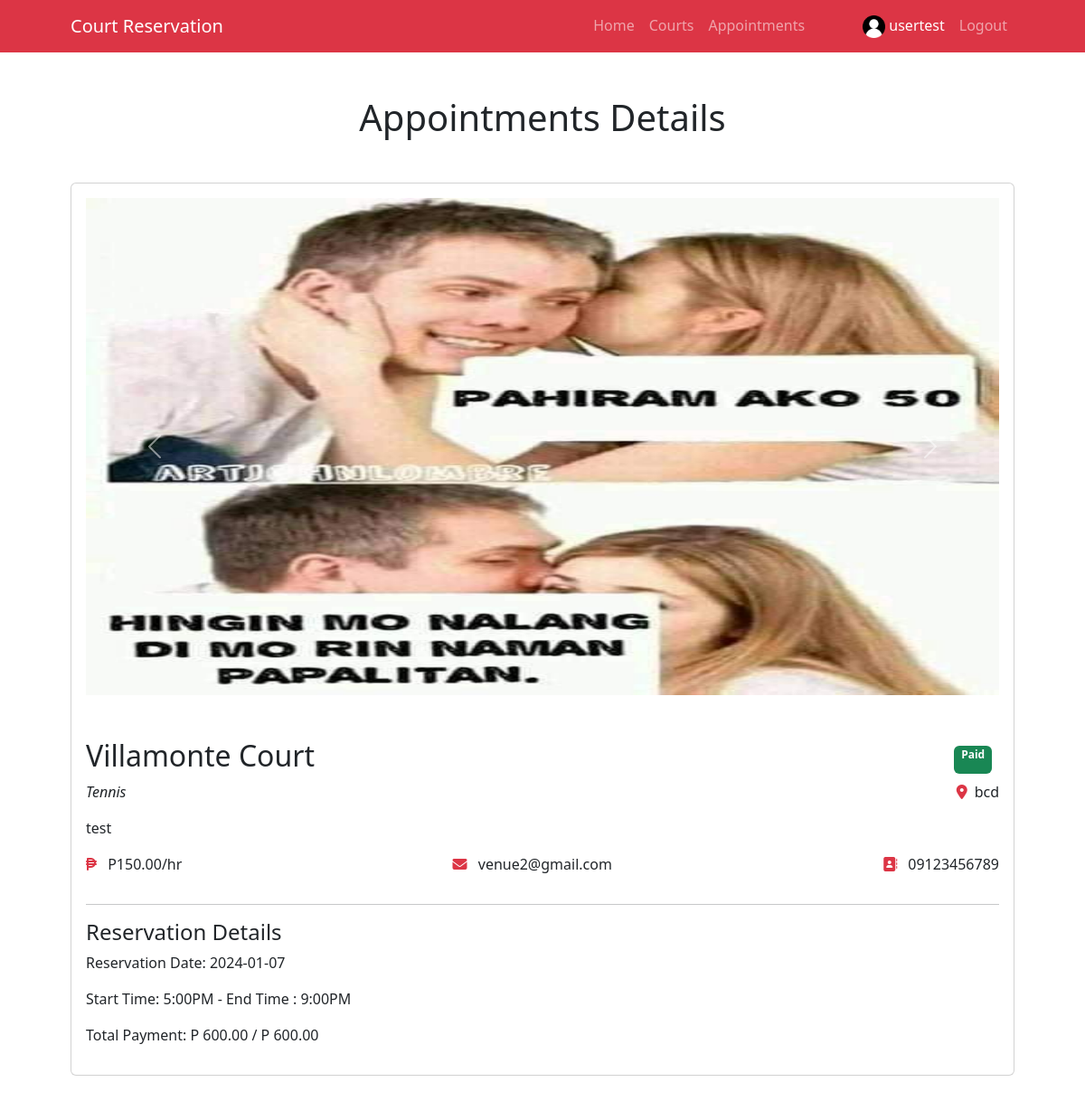
Page /user/appointmentDetails.php?courtId=4&courtReservationId=16&userId=4 (signed in) on the committed database.
### tables this page shows
CREATE TABLE `tbl_image_uploaded` (
  `imageUploadedId` int(10) NOT NULL,
  `userId` int(10) NOT NULL,
  `id` int(10) NOT NULL,
  `filename` varchar(555) NOT NULL,
  `isActive` tinyint(1) NOT NULL DEFAULT 1,
  `dateAdded` datetime NOT NULL DEFAULT current_timestamp()
);

CREATE TABLE `tbl_date_and_time` (
  `dateAndTimeId` int(12) NOT NULL,
  `courtId` int(12) NOT NULL,
  `courtReservationId` int(12) NOT NULL,
  `date` date NOT NULL,
  `time` varchar(500) NOT NULL,
  `isActive` int(11) NOT NULL DEFAULT 1,
  `dateAdded` datetime NOT NULL DEFAULT current_timestamp()
);

CREATE TABLE `tbl_court` (
  `courtId` int(10) NOT NULL,
  `userId` int(10) NOT NULL,
  `courtName` varchar(50) NOT NULL,
  `courtDetails` varchar(500) NOT NULL,
  `courtRates` varchar(500) NOT NULL,
  `courtType` varchar(55) NOT NULL,
  `courtLocation` varchar(50) NOT NULL,
  `courtContact` varchar(20) NOT NULL,
  `courtEmail` varchar(50) NOT NULL,
  `isActive` tinyint(1) NOT NULL DEFAULT 1,
  `dateAdded` datetime NOT NULL DEFAULT current_timestamp()
);

CREATE TABLE `tbl_court_reservation` (
  `courtReservationId` int(10) NOT NULL,
  `courtId` int(10) NOT NULL,
  `userId` int(10) NOT NULL,
  `payment` varchar(55) NOT NULL DEFAULT '0',
  `totalPayment` varchar(255) NOT NULL,
  `status` varchar(555) NOT NULL,
  `isActive` tinyint(1) NOT NULL DEFAULT 1,
  `dateAdded` datetime NOT NULL DEFAULT current_timestamp()
);

### user/appointmentDetails.php (the view, shortened to what this page needs)
<?php include "includes/header.php" ?>
<div class="row gx-4 gx-lg-5 align-items-center my-5">
	<h1 class="text-center mb-5">Appointments Details</h1>
	<?php
	$courtId = $_GET['courtId'];
	$courtReservationId = $_GET['courtReservationId'];
	$userId = $_GET['userId'];
	$sql = "SELECT
			    *,
			    DATE_FORMAT(MIN(STR_TO_DATE(SUBSTRING_INDEX(tdat.time, '-', 1), '%l:%i%p')), '%l:%i%p') AS start_time,
			    DATE_FORMAT(MAX(STR_TO_DATE(SUBSTRING_INDEX(tdat.time, '-', -1), '%l:%i%p')), '%l:%i%p') AS end_time
			FROM
			    tbl_court_reservation tcr
			    JOIN tbl_court tc ON tcr.courtId = tc.courtId
			    JOIN tbl_date_and_time tdat ON tcr.courtReservationId = tdat.courtReservationId
			WHERE
			    tcr.userId = '$userId'
			AND tcr.courtReservationId = '$courtReservationId'
			    ";
	$query = mysqli_query ($connect, $sql);
	$fetch = $query->fetch_assoc();
	$totalPayment = $fetch['totalPayment']*1;
	$payment = $fetch['payment']*1;
		?>
		<div class="col-md-12 mb-5 ">
                        <div class="card h-100">
                            <div class="card-body">
                            	<div id="carouselExampleInterval" class="carousel slide col-lg-12 mb-5" data-bs-ride="carousel">
								    <div class="carousel-inner">
								        <?php
								        $getImages = "SELECT * FROM tbl_image_uploaded where isActive = 1 and id = '$courtId' ";
								        $queryGetImages = mysqli_query($connect, $getImages);
								        $firstItem = true;
								        while($row = $queryGetImages->fetch_assoc()) {
								            $activeClass = $firstItem ? 'active' : '';
								        ?>
								            <div class="carousel-item <?= $activeClass ?>" data-bs-interval="10000">
								                <img src="../admin/uploaded_pics/<?= $row['filename'] ?>" class="d-block w-100" alt="..." height="550">
								            </div>
								        <?php
								            $firstItem = false;
								        }
								        ?>
								    </div>
								    <button class="carousel-control-prev" type="button" data-bs-target="#carouselExampleInterval" data-bs-slide="prev">
								        <span class="carousel-control-prev-icon" aria-hidden="true"></span>
								    </button>
								    <button class="carousel-control-next" type="button" data-bs-target="#carouselExampleInterval" data-bs-slide="next">
								        <span class="carousel-control-next-icon" aria-hidden="true"></span>
								    </button>
								</div>
                            	<div class="d-flex justify-content-between">
								<h2 class="card-title"><?=$fetch['courtName']?></h2>
                            		 <?php
		                            if ($payment == 0) { ?>
		                              <span class='badge bg-danger  my-2 mx-2 '>Not Paid</span>
		                           <?php }else if ($totalPayment == $payment){ ?>
		                              <span class='badge bg-success  my-2 mx-2'>Paid</span>
		                            <?php }else if($totalPayment > $payment && $payment != 0){ ?>
		                                <span class='badge bg-warning text-white mx-2 my-2'>Partial</span>
		                            <?php } ?>
                            	</div>
                                <div class="d-flex justify-content-between">
                                     <p class="card-text"><i><?=$fetch['courtType']?></i></p>
                                     <p class="card-text"><i class="fa-sharp fa-solid fa-location-dot me-2" style="color: #dc3545;"></i><?=$fetch['courtLocation']?></p>
                                </div>
                                <p class="card-text"><?=$fetch['courtDetails']?></p>
                                <div class="d-flex justify-content-between">
                                	<p><i class="fa-solid fa-peso-sign me-2" style="color: #dc3545;"></i> P<?=$fetch['courtRates']?>.00/hr</p>
	                                <p><i class="fa-solid fa-envelope me-2" style="color: #dc3545;"></i> <?=$fetch['courtEmail']?> </p>
	                                <p><i class="fa-solid fa-address-book me-2" style="color: #dc3545;"></i> <?=$fetch['courtContact']?> </p>
                                </div>
                                <hr>
                                <h4>Reservation Details</h4>
                                <div>
                                	<p>Reservation Date:  <?=$fetch['date']?></p>
	                                <p> Start Time: <?php echo $fetch['start_time'] ?> - End Time : <?php echo $fetch['end_time'] ?> </p>
	                                <p>Total Payment: P <?=$fetch['payment']?>.00 / P <?=$fetch['totalPayment']?>.00</p>
                                </div>
                            </div>
                        </div>
                 </div>
</div>
<?php include "includes/footer.php" ?>

### rows in the picture
tbl_image_uploaded: filename (picture)
tbl_date_and_time: courtId.courtName "Villamonte Court", courtId.courtType "Tennis", courtId.courtLocation "bcd", courtId.courtDetails "test", courtId.courtRates "150", courtId.courtEmail "venue2@gmail.com", courtId.courtContact "09123456789", date "2024-01-07", courtReservationId.payment "600", courtReservationId.totalPayment "600"

### other values in the picture
$user "usertest"
$fetch['start_time'] "5:00PM"
$fetch['end_time'] "9:00PM"
